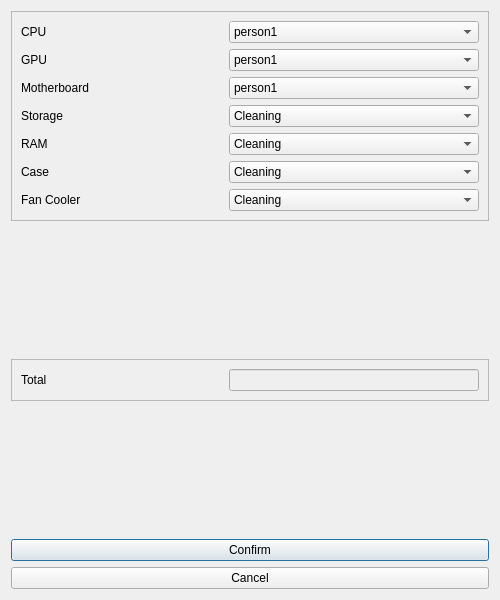
<?xml version="1.0" encoding="UTF-8"?>
<ui version="4.0">
 <class>PurchaseReportDialog</class>
 <widget class="QDialog" name="PurchaseReportDialog">
  <property name="geometry">
   <rect>
    <x>0</x>
    <y>0</y>
    <width>500</width>
    <height>600</height>
   </rect>
  </property>
  <property name="minimumSize">
   <size>
    <width>500</width>
    <height>600</height>
   </size>
  </property>
  <property name="maximumSize">
   <size>
    <width>500</width>
    <height>600</height>
   </size>
  </property>
  <property name="windowTitle">
   <string>Purchase</string>
  </property>
  <layout class="QVBoxLayout" name="verticalLayout_4">
   <item>
    <widget class="QFrame" name="frame">
     <property name="frameShape">
      <enum>QFrame::StyledPanel</enum>
     </property>
     <property name="frameShadow">
      <enum>QFrame::Raised</enum>
     </property>
     <layout class="QVBoxLayout" name="verticalLayout">
      <item>
       <layout class="QHBoxLayout" name="horizontalLayout">
        <item>
         <widget class="QLabel" name="customerName">
          <property name="text">
           <string>CPU</string>
          </property>
         </widget>
        </item>
        <item>
         <widget class="QComboBox" name="technicianDropdown_3">
          <property name="minimumSize">
           <size>
            <width>250</width>
            <height>0</height>
           </size>
          </property>
          <item>
           <property name="text">
            <string>person1</string>
           </property>
          </item>
          <item>
           <property name="text">
            <string>person2</string>
           </property>
          </item>
         </widget>
        </item>
       </layout>
      </item>
      <item>
       <layout class="QHBoxLayout" name="horizontalLayout_2">
        <item>
         <widget class="QLabel" name="device">
          <property name="text">
           <string>GPU</string>
          </property>
         </widget>
        </item>
        <item>
         <widget class="QComboBox" name="technicianDropdown_2">
          <property name="minimumSize">
           <size>
            <width>250</width>
            <height>0</height>
           </size>
          </property>
          <item>
           <property name="text">
            <string>person1</string>
           </property>
          </item>
          <item>
           <property name="text">
            <string>person2</string>
           </property>
          </item>
          <item>
           <property name="text">
            <string>asdasdadadasdas</string>
           </property>
          </item>
         </widget>
        </item>
       </layout>
      </item>
      <item>
       <layout class="QHBoxLayout" name="horizontalLayout_3">
        <item>
         <widget class="QLabel" name="technician">
          <property name="text">
           <string>Motherboard</string>
          </property>
         </widget>
        </item>
        <item>
         <widget class="QComboBox" name="technicianDropdown">
          <property name="minimumSize">
           <size>
            <width>250</width>
            <height>0</height>
           </size>
          </property>
          <item>
           <property name="text">
            <string>person1</string>
           </property>
          </item>
          <item>
           <property name="text">
            <string>person2</string>
           </property>
          </item>
         </widget>
        </item>
       </layout>
      </item>
      <item>
       <layout class="QHBoxLayout" name="horizontalLayout_4">
        <item>
         <widget class="QLabel" name="serviceType">
          <property name="text">
           <string>Storage</string>
          </property>
         </widget>
        </item>
        <item>
         <widget class="QComboBox" name="serviceTypeDropdown">
          <property name="minimumSize">
           <size>
            <width>250</width>
            <height>0</height>
           </size>
          </property>
          <item>
           <property name="text">
            <string>Cleaning</string>
           </property>
          </item>
          <item>
           <property name="text">
            <string>Repair</string>
           </property>
          </item>
          <item>
           <property name="text">
            <string>Upgrade</string>
           </property>
          </item>
         </widget>
        </item>
       </layout>
      </item>
      <item>
       <layout class="QHBoxLayout" name="horizontalLayout_5">
        <item>
         <widget class="QLabel" name="serviceType_2">
          <property name="text">
           <string>RAM</string>
          </property>
         </widget>
        </item>
        <item>
         <widget class="QComboBox" name="serviceTypeDropdown_2">
          <property name="minimumSize">
           <size>
            <width>250</width>
            <height>0</height>
           </size>
          </property>
          <item>
           <property name="text">
            <string>Cleaning</string>
           </property>
          </item>
          <item>
           <property name="text">
            <string>Repair</string>
           </property>
          </item>
          <item>
           <property name="text">
            <string>Upgrade</string>
           </property>
          </item>
         </widget>
        </item>
       </layout>
      </item>
      <item>
       <layout class="QHBoxLayout" name="horizontalLayout_6">
        <item>
         <widget class="QLabel" name="serviceType_3">
          <property name="text">
           <string>Case</string>
          </property>
         </widget>
        </item>
        <item>
         <widget class="QComboBox" name="serviceTypeDropdown_3">
          <property name="minimumSize">
           <size>
            <width>250</width>
            <height>0</height>
           </size>
          </property>
          <item>
           <property name="text">
            <string>Cleaning</string>
           </property>
          </item>
          <item>
           <property name="text">
            <string>Repair</string>
           </property>
          </item>
          <item>
           <property name="text">
            <string>Upgrade</string>
           </property>
          </item>
         </widget>
        </item>
       </layout>
      </item>
      <item>
       <layout class="QHBoxLayout" name="horizontalLayout_7">
        <item>
         <widget class="QLabel" name="serviceType_4">
          <property name="text">
           <string>Fan Cooler</string>
          </property>
         </widget>
        </item>
        <item>
         <widget class="QComboBox" name="serviceTypeDropdown_4">
          <property name="minimumSize">
           <size>
            <width>250</width>
            <height>0</height>
           </size>
          </property>
          <item>
           <property name="text">
            <string>Cleaning</string>
           </property>
          </item>
          <item>
           <property name="text">
            <string>Repair</string>
           </property>
          </item>
          <item>
           <property name="text">
            <string>Upgrade</string>
           </property>
          </item>
         </widget>
        </item>
       </layout>
      </item>
     </layout>
    </widget>
   </item>
   <item>
    <spacer name="verticalSpacer">
     <property name="orientation">
      <enum>Qt::Vertical</enum>
     </property>
     <property name="sizeHint" stdset="0">
      <size>
       <width>20</width>
       <height>40</height>
      </size>
     </property>
    </spacer>
   </item>
   <item>
    <widget class="QFrame" name="frame_2">
     <property name="frameShape">
      <enum>QFrame::StyledPanel</enum>
     </property>
     <property name="frameShadow">
      <enum>QFrame::Raised</enum>
     </property>
     <layout class="QVBoxLayout" name="verticalLayout_2">
      <item>
       <layout class="QHBoxLayout" name="horizontalLayout_9">
        <item>
         <widget class="QLabel" name="total">
          <property name="text">
           <string>Total</string>
          </property>
         </widget>
        </item>
        <item alignment="Qt::AlignRight">
         <widget class="QLineEdit" name="totalOutput">
          <property name="enabled">
           <bool>false</bool>
          </property>
          <property name="minimumSize">
           <size>
            <width>250</width>
            <height>0</height>
           </size>
          </property>
          <property name="readOnly">
           <bool>true</bool>
          </property>
         </widget>
        </item>
       </layout>
      </item>
     </layout>
    </widget>
   </item>
   <item>
    <spacer name="verticalSpacer_2">
     <property name="orientation">
      <enum>Qt::Vertical</enum>
     </property>
     <property name="sizeHint" stdset="0">
      <size>
       <width>20</width>
       <height>40</height>
      </size>
     </property>
    </spacer>
   </item>
   <item>
    <layout class="QVBoxLayout" name="verticalLayout_3">
     <item>
      <widget class="QPushButton" name="confirmButton">
       <property name="text">
        <string>Confirm</string>
       </property>
      </widget>
     </item>
     <item>
      <widget class="QPushButton" name="cancelButton">
       <property name="text">
        <string>Cancel</string>
       </property>
      </widget>
     </item>
    </layout>
   </item>
  </layout>
 </widget>
 <resources/>
 <connections/>
</ui>
